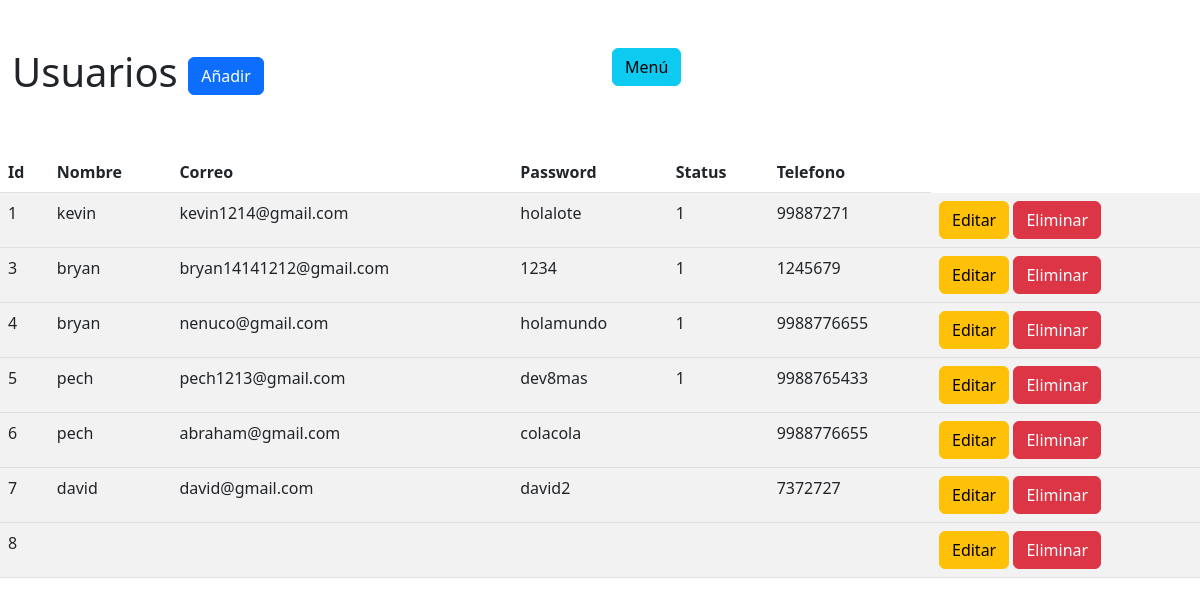
/spending_tracker/usuarios/index.php, run on the app's committed database.
### tables this page shows
CREATE TABLE `gastos_categorias_2` (
  `id` int(11) NOT NULL,
  `nombre` varchar(255) NOT NULL,
  `correo` varchar(255) NOT NULL,
  `pasword` text NOT NULL,
  `status` varchar(90) NOT NULL,
  `telefono` varchar(255) NOT NULL
);

### spending_tracker/usuarios/index.php (the view, shortened to what this page needs)
<?php
require_once("../config/config.php");
$query = "SELECT * FROM gastos_categorias_2";
$conexion->query($query);
$result = $conexion->query($query);
?>
<!DOCTYPE html>
<html lang="en">
<head>
<link href="https://cdn.jsdelivr.net/npm/bootstrap@5.2.2/dist/css/bootstrap.min.css" rel="stylesheet">
</head>
<body>
    <div class="container-fluid">
        <div class="row mt-5">
            <div class="col">
               <h1>Usuarios <a href="form-insert.php" class="btn btn-primary" >Añadir</a></h1>
            </div>
            <div class="col">
          <a href="../menu/menu.php" class="btn btn-info" >Menú</a></h1>
          </div>
        </div>
    </div>
    <div class="row mt-5">
    <div class="col">
      <table class="table table-striped table-hover">
          <thead>
            <tr>
                <th>Id</th>
                <th>Nombre</th>
                <th>Correo</th>
                <th>Password</th>
                <th>Status</th>
                <th>Telefono</th>
</tr>
</thead>
<tbody>
    <?php
    while ($row = $result->fetch_assoc()) {
    ?>
    <tr>
        <td><?php echo $row["id"]; ?> </td>
        <td><?php echo $row["nombre"]; ?> </td>
        <td><?php echo $row["correo"]; ?> </td>
        <td><?php echo $row["pasword"]; ?> </td>
        <td><?php echo $row["status"]; ?> </td>
        <td><?php echo $row["telefono"]; ?> </td>
        <td>
            <a href="form-update.php?id=<?php echo $row["id"]; ?>"class="btn btn-warning" >Editar</a>
            <a href="config/delete_spending.php?id=<?php echo $row["id"]; ?>"  class="btn btn-danger" >Eliminar</a>
        </td>
</tr>
</tbody>
<?php } ?>
      </table>
    </div>
    </div>
</body>
</html>

### data on the page
gastos_categorias_2: id "1", nombre "kevin", correo "kevin1214@gmail.com", pasword "holalote", status "1", telefono "99887271"
gastos_categorias_2: id "3", nombre "bryan", correo "bryan14141212@gmail.com", pasword "1234", status "1", telefono "1245679"
gastos_categorias_2: id "4", nombre "bryan", correo "nenuco@gmail.com", pasword "holamundo", status "1", telefono "9988776655"
gastos_categorias_2: id "5", nombre "pech", correo "pech1213@gmail.com", pasword "dev8mas", status "1", telefono "9988765433"
gastos_categorias_2: id "6", nombre "pech", correo "abraham@gmail.com", pasword "colacola", telefono "9988776655"
gastos_categorias_2: id "7", nombre "david", correo "david@gmail.com", pasword "david2", telefono "7372727"
gastos_categorias_2: id "8"
